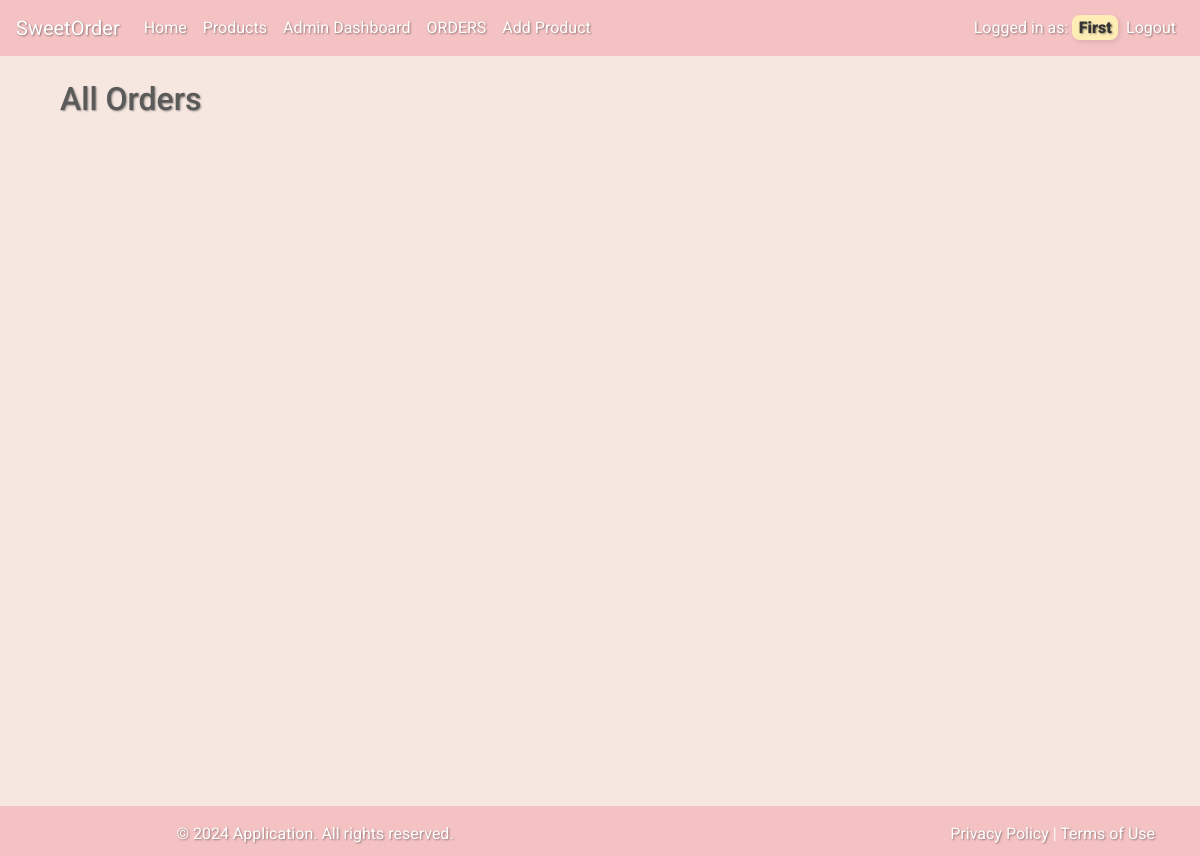
The app's page /admin_orders (signed in), older data.
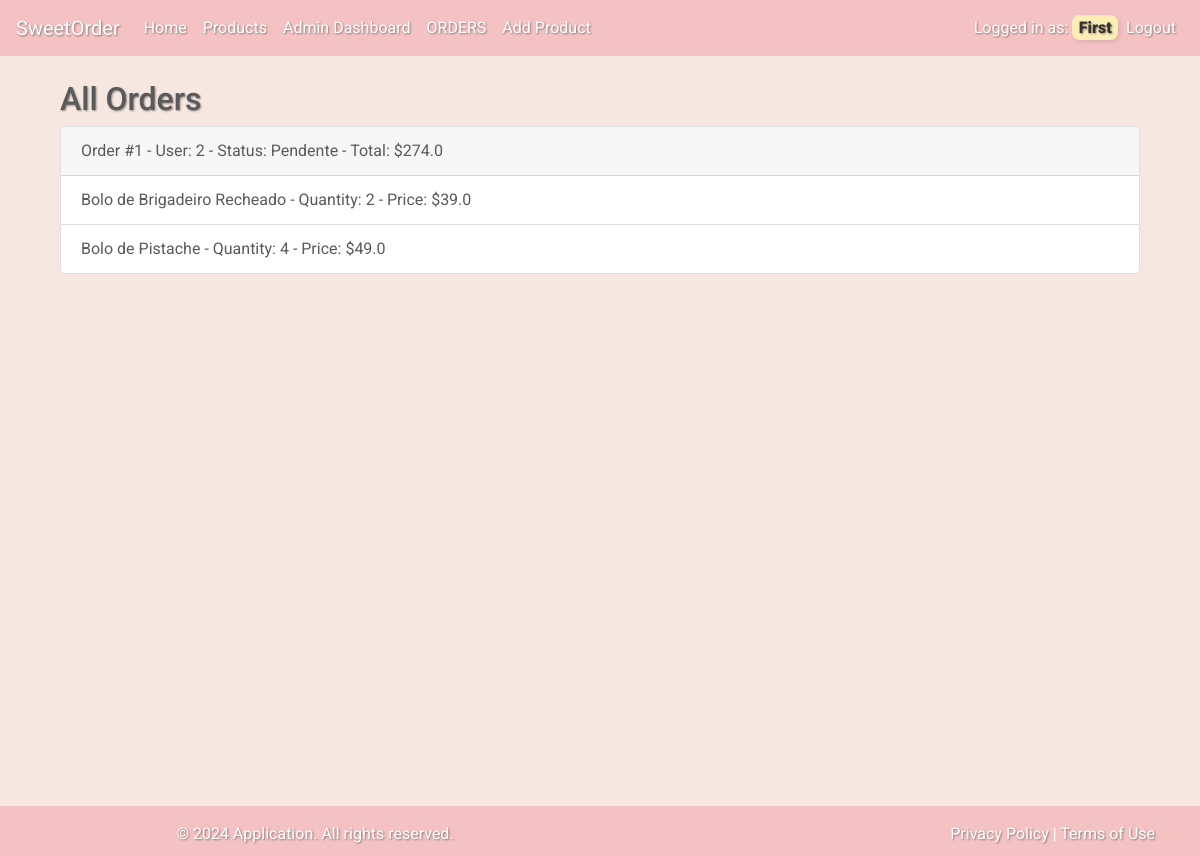
The same page, newer data.
### app/models.py (models this page shows)
class User(db.Model, UserMixin):
    id = db.Column(db.Integer, primary_key=True)
    first_name = db.Column(db.String(150))
    last_name = db.Column(db.String(150))
    cpf = db.Column(db.String(12))
    email = db.Column(db.String(150), unique=True)
    password = db.Column(db.String(150))
    birth_date = db.Column(db.String(20))
    adress = db.Column(db.String(250))
    phone = db.Column(db.String(12))
    admin = db.Column(db.Boolean, default=False)

class Order(db.Model):
    id = db.Column(db.Integer, primary_key=True)
    user_id = db.Column(db.Integer, db.ForeignKey('user.id'), nullable=False)
    status = db.Column(db.String(20), nullable=False, default='Pendente')
    items = db.relationship('OrderItem', backref='order', lazy=True)
    total = db.Column(db.Float, nullable=False)

class OrderItem(db.Model):
    id = db.Column(db.Integer, primary_key=True)
    order_id = db.Column(db.Integer, db.ForeignKey('order.id'), nullable=False)
    product_id = db.Column(db.Integer, db.ForeignKey('product.id'), nullable=False)
    quantity = db.Column(db.Integer, nullable=False)
    product = db.relationship('Product')

class Product(db.Model):
    id = db.Column(db.Integer, primary_key=True)
    name = db.Column(db.String(100), nullable=False)
    description = db.Column(db.String(200), nullable=False)
    price = db.Column(db.Float, nullable=False)
    image = db.Column(db.String(5000), nullable=False)

### app/auth.py (the view)
@auth.route('/admin_orders')
@login_required
def admin_orders():
    if not current_user.admin:
        flash('Admin access required.', category='danger')
        return redirect(url_for('auth.products'))
    orders = Order.query.all()
    return render_template('admin_orders.html', orders=orders)

### app/__init__.py (called while the page is built)
def create_app():
    app = Flask(__name__)
    app.config['SECRET_KEY'] = 'secretkey'
    app.config['SQLALCHEMY_DATABASE_URI'] = f'sqlite:///{DB_NAME}'
    db.init_app(app)
    from .views import views
    from .auth import auth
    app.register_blueprint(views, url_prefix='/')
    app.register_blueprint(auth, url_prefix='/')
    from .models import User, Product, Order
    create_database(app)
    login_manager = LoginManager()
    login_manager.login_view = 'auth.login'
    login_manager.init_app(app)
    @login_manager.user_loader
    def load_user(id):
        return User.query.get(int(id))
    return app

### app/templates/admin_orders.html (shortened to what this page needs)
{% extends "base.html" %}
{% block content %}
<div class="container">
    <h2>All Orders</h2>
    {% for order in orders %}
    <div class="card mb-3">
        <div class="card-header">
            Order #{{ order.id }} - User: {{ order.user_id }} - Status: {{ order.status }} - Total: ${{ order.total }}
        </div>
        <ul class="list-group list-group-flush">
            {% for item in order.items %}
            <li class="list-group-item">
                {{ item.product.name }} - Quantity: {{ item.quantity }} - Price: ${{ item.product.price }}
            </li>
            {% endfor %}
        </ul>
    </div>
    {% endfor %}
</div>
{% endblock %}

### app/templates/base.html (shortened to what this page needs)
<!doctype html>
<html lang="en">
    <head>
        <link href="https://stackpath.bootstrapcdn.com/bootstrap/4.5.2/css/bootstrap.min.css" rel="stylesheet">
        <link href="{{ url_for('static', filename='css/custom.css') }}" rel="stylesheet">
    </head>
    <body>
        <nav class="navbar navbar-expand-lg navbar-custom">
            <a class="navbar-brand">SweetOrder</a>
            <div class="collapse navbar-collapse" id="navbarNav">
                <ul class="navbar-nav mr-auto">
                    <li class="nav-item">
                        <a class="nav-link" href="{{ url_for('views.home') }}">Home</a>
                    </li>
                    <li class="nav-item">
                        <a class="nav-link" href="{{ url_for('auth.products') }}">Products</a>
                    </li>
                    {% if current_user.admin %}
                    <li class="nav-item">
                        <a class="nav-link" href="{{ url_for('auth.adm_Dashboard') }}">Admin Dashboard</a>
                    </li>
                    <li class="nav-item">
                        <a class="nav-link" href="{{ url_for('auth.admin_orders') }}">ORDERS</a>
                    </li>
                    <li class="nav-item">
                        <a class="nav-link" href="{{ url_for('auth.addprod') }}">Add Product</a>
                    </li>
                    {% endif %}
                </ul>
                <ul class="navbar-nav">
                    {% if current_user.is_authenticated %}
                    <li class="nav-item">
                        <span class="navbar-text">
                            <a>Logged in as: <mark><b> {{ current_user.first_name }} </b></mark></a>
                        </span>
                    </li>
                    <li class="nav-item">
                        <a class="nav-link" href="{{ url_for('auth.logout') }}">Logout</a>
                    </li>
                    {% endif %}
                </ul>
            </div>
        </nav>
        <div class="d-flex flex-column min-vh-100">
            <div class="container mt-4 mb-auto">
                {% block content %}{% endblock %}
            </div>
        </div>
        <footer class="footer-custom mt-auto py-3">
            <div class="container">
                <div class="row">
                    <div class="col-md-6">
                        <p>&copy; 2024 Application. All rights reserved.</p>
                    </div>
                    <div class="col-md-6 text-right">
                        <a href="#">Privacy Policy</a> | <a href="#">Terms of Use</a>
                    </div>
                </div>
            </div>
        </footer>
    </body>
</html>

### app/static/css/custom.css (style rules this page uses)
html, body { height: 100%; margin: 0; }
.container { min-height: 100%; display: flex; flex-direction: column; }
.container .row { flex-grow: 1; }
a, h1, h2, h3, h4, h5, h6, p, th, td { text-shadow: 1px 1px 2px rgba(0, 0, 0, 0.4); }
mark { background-color: #ffedb6; color: #333; border-radius: 8px; padding: 0.2em 0.4em; box-shadow: 2px 2px 5px rgba(0, 0, 0, 0.1); font-weight: bold; }
.container { padding-bottom: 50px; }
body { font-family: 'Roboto', sans-serif; background-color: #f7e7e1; color: #5a5a5a; }
.navbar-custom { background-color: #f4c2c2; color: #ffffff; }
.navbar-custom .navbar-brand, .navbar-custom .nav-link, .navbar-custom .navbar-text { color: #ffffff; }
footer { position: relative; bottom: 0; width: 100%; height: 50px; background-color: #f8f9fa; text-align: center; padding: 10px; }
.footer-custom { background-color: #f4c2c2; color: #ffffff; padding: 20px 0; position: fixed; width: 100%; bottom: 0; }
.footer-custom a { color: #ffffff; text-decoration: none; }

Row changes from the older to the newer data that the page shows:
added Order: id "1", user_id "2", status "Pendente", total "274.0"
added OrderItem: product.name "Bolo de Brigadeiro Recheado", quantity "2", product.price "39.0"
added OrderItem: product.name "Bolo de Pistache", quantity "4", product.price "49.0"
